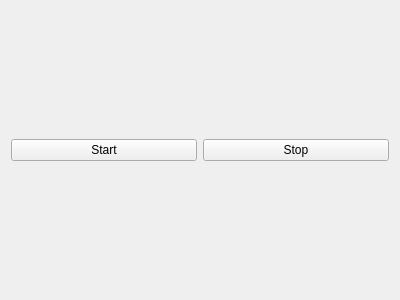
<?xml version="1.0" encoding="UTF-8"?>
<ui version="4.0">
 <class>MainWindow</class>
 <widget class="QMainWindow" name="MainWindow">
  <property name="geometry">
   <rect>
    <x>0</x>
    <y>0</y>
    <width>400</width>
    <height>300</height>
   </rect>
  </property>
  <property name="windowTitle">
   <string>MainWindow</string>
  </property>
  <widget class="QWidget" name="centralWidget">
   <layout class="QGridLayout" name="gridLayout">
    <item row="0" column="0">
     <widget class="QPushButton" name="pushButtonStart">
      <property name="text">
       <string>Start</string>
      </property>
     </widget>
    </item>
    <item row="0" column="1">
     <widget class="QPushButton" name="pushButtonStop">
      <property name="text">
       <string>Stop</string>
      </property>
     </widget>
    </item>
   </layout>
  </widget>
 </widget>
 <layoutdefault spacing="6" margin="11"/>
 <resources/>
 <connections/>
</ui>
